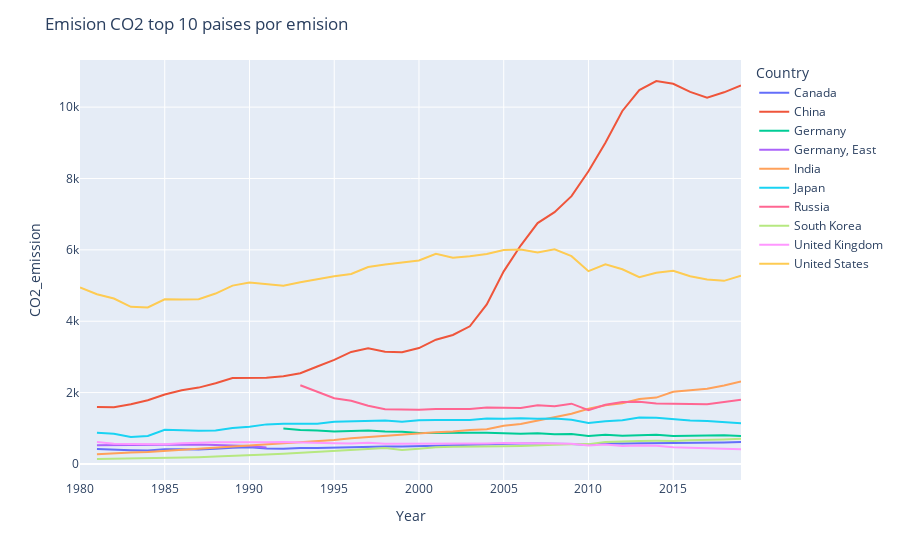

Write notebook code for a chart like this one.
### Code cell
#import numpy as np
#y= np.log(df_co2['CO2_emission'])

fig = px.line(df_co2,x='Year', y='CO2_emission',color='Country')
fig.update_layout(title='Emision CO2 top 10 paises por emision')
fig.show()

### Figure 1 — Plotly figure (JSON) as saved in the notebook; plotly's stock layout.template omitted (floating-point values rounded to 4 significant figures)
{"data": [{"hovertemplate": "Country=Canada<br>Year=%{x}<br>CO2_emission=%{y}<extra></extra>", "legendgroup": "Canada", "line": {"color": "#636efa", "dash": "solid"}, "marker": {"symbol": "circle"}, "mode": "lines", "name": "Canada", "orientation": "v", "showlegend": true, "type": "scatter", "x": [1980, 1981, 1982, 1983, 1984, 1985, 1986, 1987, 1988, 1989, 1990, 1991, 1992, 1993, 1994, 1995, 1996, 1997, 1998, 1999, 2000, 2001, 2002, 2003, 2004, 2005, 2006, 2007, 2008, 2009, 2010, 2011, 2012, 2013, 2014, 2015, 2016, 2017, 2018, 2019], "xaxis": "x", "y": [null, 422.5, 398.9, 386.3, 375.0, 409.9, 410.5, 404.4, 422.7, 455.9, 467.7, 432.8, 426.0, 448.6, 447.6, 460.9, 468.1, 479.2, 492.3, 488.9, 508.9, 511.9, 524.4, 537.0, 565.0, 571.4, 573.3, 575.6, 574.8, 556.8, 541.5, 570.8, 575.3, 578.0, 588.0, 589.6, 591.0, 579.4, 601.4, 613.1], "yaxis": "y"}, {"hovertemplate": "Country=China<br>Year=%{x}<br>CO2_emission=%{y}<extra></extra>", "legendgroup": "China", "line": {"color": "#EF553B", "dash": "solid"}, "marker": {"symbol": "circle"}, "mode": "lines", "name": "China", "orientation": "v", "showlegend": true, "type": "scatter", "x": [1980, 1981, 1982, 1983, 1984, 1985, 1986, 1987, 1988, 1989, 1990, 1991, 1992, 1993, 1994, 1995, 1996, 1997, 1998, 1999, 2000, 2001, 2002, 2003, 2004, 2005, 2006, 2007, 2008, 2009, 2010, 2011, 2012, 2013, 2014, 2015, 2016, 2017, 2018, 2019], "xaxis": "x", "y": [null, 1597.0, 1587.0, 1671.0, 1786.0, 1948.0, 2067.0, 2140.0, 2260.0, 2406.0, 2413.0, 2417.0, 2460.0, 2541.0, 2731.0, 2916.0, 3140.0, 3240.0, 3144.0, 3132.0, 3248.0, 3483.0, 3615.0, 3857.0, 4469.0, 5398.0, 6120.0, 6751.0, 7058.0, 7505.0, 8204.0, 9004.0, 9893.0, 10480.0, 10730.0, 10650.0, 10430.0, 10260.0, 10410.0, 10610.0], "yaxis": "y"}, {"hovertemplate": "Country=Germany<br>Year=%{x}<br>CO2_emission=%{y}<extra></extra>", "legendgroup": "Germany", "line": {"color": "#00cc96", "dash": "solid"}, "marker": {"symbol": "circle"}, "mode": "lines", "name": "Germany", "orientation": "v", "showlegend": true, "type": "scatter", "x": [1980, 1981, 1982, 1983, 1984, 1985, 1986, 1987, 1988, 1989, 1990, 1991, 1992, 1993, 1994, 1995, 1996, 1997, 1998, 1999, 2000, 2001, 2002, 2003, 2004, 2005, 2006, 2007, 2008, 2009, 2010, 2011, 2012, 2013, 2014, 2015, 2016, 2017, 2018, 2019], "xaxis": "x", "y": [null, null, null, null, null, null, null, null, null, null, null, null, 993.2, 953.2, 937.3, 911.1, 922.0, 936.8, 907.3, 900.4, 866.8, 872.2, 888.0, 872.6, 873.9, 866.0, 844.3, 859.0, 832.3, 836.7, 781.7, 821.7, 793.5, 806.9, 821.8, 783.6, 787.7, 788.9, 805.1, 781.6], "yaxis": "y"}, {"hovertemplate": "Country=Germany, East<br>Year=%{x}<br>CO2_emission=%{y}<extra></extra>", "legendgroup": "Germany, East", "line": {"color": "#ab63fa", "dash": "solid"}, "marker": {"symbol": "circle"}, "mode": "lines", "name": "Germany, East", "orientation": "v", "showlegend": true, "type": "scatter", "x": [1980, 1981, 1982, 1983, 1984, 1985, 1986, 1987, 1988, 1989, 1990, 1991, 1992, 1993, 1994, 1995, 1996, 1997, 1998, 1999, 2000, 2001, 2002, 2003, 2004, 2005, 2006, 2007, 2008, 2009, 2010, 2011, 2012, 2013, 2014, 2015, 2016, 2017, 2018, 2019], "xaxis": "x", "y": [null, 521.4, 525.8, 527.3, 521.4, 542.2, 542.9, 543.6, 528.9, 520.3, 501.6, 462.6, null, null, null, null, null, null, null, null, null, null, null, null, null, null, null, null, null, null, null, null, null, null, null, null, null, null, null, null], "yaxis": "y"}, {"hovertemplate": "Country=India<br>Year=%{x}<br>CO2_emission=%{y}<extra></extra>", "legendgroup": "India", "line": {"color": "#FFA15A", "dash": "solid"}, "marker": {"symbol": "circle"}, "mode": "lines", "name": "India", "orientation": "v", "showlegend": true, "type": "scatter", "x": [1980, 1981, 1982, 1983, 1984, 1985, 1986, 1987, 1988, 1989, 1990, 1991, 1992, 1993, 1994, 1995, 1996, 1997, 1998, 1999, 2000, 2001, 2002, 2003, 2004, 2005, 2006, 2007, 2008, 2009, 2010, 2011, 2012, 2013, 2014, 2015, 2016, 2017, 2018, 2019], "xaxis": "x", "y": [null, 270.0, 304.7, 319.9, 336.9, 366.7, 388.5, 416.5, 446.2, 484.6, 510.6, 541.3, 570.7, 605.0, 630.6, 670.4, 720.7, 755.6, 792.2, 810.2, 851.8, 886.0, 907.7, 953.8, 971.5, 1070.0, 1119.0, 1209.0, 1314.0, 1405.0, 1547.0, 1648.0, 1701.0, 1820.0, 1860.0, 2022.0, 2063.0, 2109.0, 2200.0, 2308.0], "yaxis": "y"}, {"hovertemplate": "Country=Japan<br>Year=%{x}<br>CO2_emission=%{y}<extra></extra>", "legendgroup": "Japan", "line": {"color": "#19d3f3", "dash": "solid"}, "marker": {"symbol": "circle"}, "mode": "lines", "name": "Japan", "orientation": "v", "showlegend": true, "type": "scatter", "x": [1980, 1981, 1982, 1983, 1984, 1985, 1986, 1987, 1988, 1989, 1990, 1991, 1992, 1993, 1994, 1995, 1996, 1997, 1998, 1999, 2000, 2001, 2002, 2003, 2004, 2005, 2006, 2007, 2008, 2009, 2010, 2011, 2012, 2013, 2014, 2015, 2016, 2017, 2018, 2019], "xaxis": "x", "y": [null, 871.8, 848.8, 755.7, 782.6, 958.0, 936.7, 929.0, 935.1, 1009.0, 1042.0, 1109.0, 1126.0, 1133.0, 1130.0, 1186.0, 1197.0, 1216.0, 1220.0, 1186.0, 1225.0, 1233.0, 1226.0, 1232.0, 1271.0, 1264.0, 1279.0, 1266.0, 1277.0, 1236.0, 1145.0, 1197.0, 1226.0, 1301.0, 1297.0, 1260.0, 1215.0, 1204.0, 1172.0, 1141.0], "yaxis": "y"}, {"hovertemplate": "Country=Russia<br>Year=%{x}<br>CO2_emission=%{y}<extra></extra>", "legendgroup": "Russia", "line": {"color": "#FF6692", "dash": "solid"}, "marker": {"symbol": "circle"}, "mode": "lines", "name": "Russia", "orientation": "v", "showlegend": true, "type": "scatter", "x": [1980, 1981, 1982, 1983, 1984, 1985, 1986, 1987, 1988, 1989, 1990, 1991, 1992, 1993, 1994, 1995, 1996, 1997, 1998, 1999, 2000, 2001, 2002, 2003, 2004, 2005, 2006, 2007, 2008, 2009, 2010, 2011, 2012, 2013, 2014, 2015, 2016, 2017, 2018, 2019], "xaxis": "x", "y": [null, null, null, null, null, null, null, null, null, null, null, null, null, 2207.0, 2029.0, 1840.0, 1769.0, 1631.0, 1533.0, 1518.0, 1517.0, 1540.0, 1536.0, 1543.0, 1579.0, 1584.0, 1571.0, 1645.0, 1616.0, 1690.0, 1506.0, 1661.0, 1734.0, 1742.0, 1693.0, 1686.0, 1690.0, 1676.0, 1734.0, 1798.0], "yaxis": "y"}, {"hovertemplate": "Country=South Korea<br>Year=%{x}<br>CO2_emission=%{y}<extra></extra>", "legendgroup": "South Korea", "line": {"color": "#B6E880", "dash": "solid"}, "marker": {"symbol": "circle"}, "mode": "lines", "name": "South Korea", "orientation": "v", "showlegend": true, "type": "scatter", "x": [1980, 1981, 1982, 1983, 1984, 1985, 1986, 1987, 1988, 1989, 1990, 1991, 1992, 1993, 1994, 1995, 1996, 1997, 1998, 1999, 2000, 2001, 2002, 2003, 2004, 2005, 2006, 2007, 2008, 2009, 2010, 2011, 2012, 2013, 2014, 2015, 2016, 2017, 2018, 2019], "xaxis": "x", "y": [null, 138.9, 146.3, 149.5, 153.8, 169.3, 177.9, 190.1, 207.6, 233.2, 243.1, 263.7, 287.7, 310.3, 335.3, 362.8, 391.7, 422.3, 446.2, 391.6, 429.0, 465.7, 480.4, 480.1, 492.7, 497.2, 504.5, 512.0, 537.5, 549.3, 556.0, 612.1, 636.3, 641.6, 647.0, 642.5, 662.1, 683.4, 688.4, 703.0], "yaxis": "y"}, {"hovertemplate": "Country=United Kingdom<br>Year=%{x}<br>CO2_emission=%{y}<extra></extra>", "legendgroup": "United Kingdom", "line": {"color": "#FF97FF", "dash": "solid"}, "marker": {"symbol": "circle"}, "mode": "lines", "name": "United Kingdom", "orientation": "v", "showlegend": true, "type": "scatter", "x": [1980, 1981, 1982, 1983, 1984, 1985, 1986, 1987, 1988, 1989, 1990, 1991, 1992, 1993, 1994, 1995, 1996, 1997, 1998, 1999, 2000, 2001, 2002, 2003, 2004, 2005, 2006, 2007, 2008, 2009, 2010, 2011, 2012, 2013, 2014, 2015, 2016, 2017, 2018, 2019], "xaxis": "x", "y": [null, 612.6, 563.3, 558.4, 551.1, 554.7, 583.2, 605.8, 608.7, 607.2, 599.2, 605.9, 613.7, 596.7, 583.3, 576.9, 572.5, 595.2, 563.3, 564.2, 558.0, 569.6, 574.4, 562.4, 575.9, 585.2, 585.0, 589.2, 574.4, 567.7, 519.4, 542.0, 503.0, 520.3, 509.1, 468.9, 450.5, 428.2, 415.9, 411.2], "yaxis": "y"}, {"hovertemplate": "Country=United States<br>Year=%{x}<br>CO2_emission=%{y}<extra></extra>", "legendgroup": "United States", "line": {"color": "#FECB52", "dash": "solid"}, "marker": {"symbol": "circle"}, "mode": "lines", "name": "United States", "orientation": "v", "showlegend": true, "type": "scatter", "x": [1980, 1981, 1982, 1983, 1984, 1985, 1986, 1987, 1988, 1989, 1990, 1991, 1992, 1993, 1994, 1995, 1996, 1997, 1998, 1999, 2000, 2001, 2002, 2003, 2004, 2005, 2006, 2007, 2008, 2009, 2010, 2011, 2012, 2013, 2014, 2015, 2016, 2017, 2018, 2019], "xaxis": "x", "y": [4947.0, 4756.0, 4637.0, 4404.0, 4384.0, 4613.0, 4605.0, 4616.0, 4776.0, 4998.0, 5085.0, 5038.0, 4993.0, 5094.0, 5186.0, 5263.0, 5324.0, 5518.0, 5589.0, 5637.0, 5700.0, 5889.0, 5778.0, 5820.0, 5886.0, 5994.0, 6007.0, 5929.0, 6016.0, 5823.0, 5404.0, 5594.0, 5455.0, 5236.0, 5359.0, 5414.0, 5262.0, 5169.0, 5131.0, 5277.0], "yaxis": "y"}], "layout": {"legend": {"title": {"text": "Country"}, "tracegroupgap": 0}, "margin": {"t": 60}, "title": {"text": "Emision CO2 top 10 paises por emision"}, "xaxis": {"anchor": "y", "domain": [0, 1], "title": {"text": "Year"}}, "yaxis": {"anchor": "x", "domain": [0, 1], "title": {"text": "CO2_emission"}}}}
